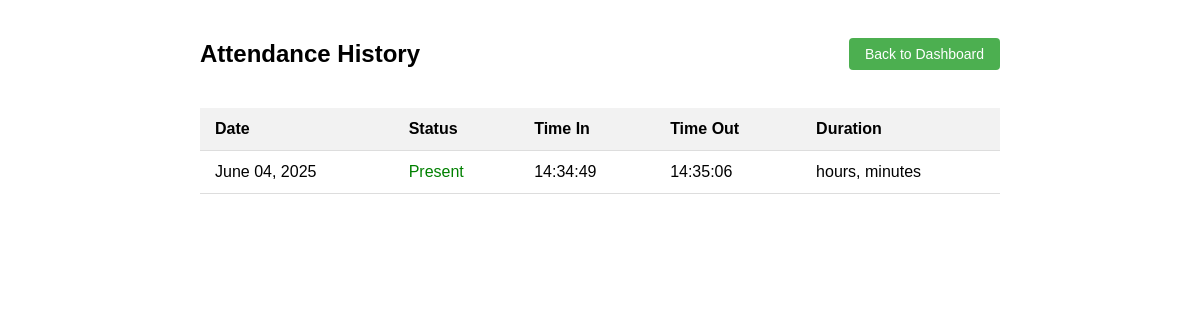
Page /history/ (signed in) on the committed database.
### attendance/models.py (models this page shows, shortened)
class Attendance(models.Model):
    user = models.ForeignKey(User, on_delete=models.CASCADE)
    date = models.DateField(default=timezone.now)
    time_in = models.TimeField(default=timezone.now)
    time_out = models.TimeField(null=True, blank=True)
    status = models.CharField(max_length=20, choices=[
        ('present', 'Present'),
        ('absent', 'Absent'),
        ('late', 'Late'),
    ], default='present')
    class Meta:
        unique_together = ['user', 'date']

### attendance/views.py (the view)
# urls.py: path('history/', views.attendance_history, name='attendance_history'),
@login_required(login_url='login')
def attendance_history(request):
    attendance_records = Attendance.objects.filter(user=request.user).order_by('-date')
    return render(request, 'attendance/history.html', {'attendance_records': attendance_records})

### attendance/templates/attendance/history.html (shortened to what this page needs)
<!DOCTYPE html>
<html>
<head>
</head>
<body>
    <div class="header">
        <h2>Attendance History</h2>
        <a href="{% url 'dashboard' %}" class="btn">Back to Dashboard</a>
    </div>
    {% if attendance_records %}
    <table>
        <thead>
            <tr>
                <th>Date</th>
                <th>Status</th>
                <th>Time In</th>
                <th>Time Out</th>
                <th>Duration</th>
            </tr>
        </thead>
        <tbody>
            {% for record in attendance_records %}
            <tr>
                <td>{{ record.date|date:"F d, Y" }}</td>
                <td class="{{ record.status }}">{{ record.status|title }}</td>
                <td>{{ record.time_in|time:"H:i:s" }}</td>
                <td>{% if record.time_out %}{{ record.time_out|time:"H:i:s" }}{% else %}Not marked{% endif %}</td>
                <td>
                    {% if record.time_out %}
                    {% with hours=record.time_out.hour|add:"-"|add:record.time_in.hour %}
                    {% with minutes=record.time_out.minute|add:"-"|add:record.time_in.minute %}
                    {{ hours }} hours, {{ minutes }} minutes
                    {% endwith %}
                    {% endwith %}
                    {% else %}
                    N/A
                    {% endif %}
                </td>
            </tr>
            {% endfor %}
        </tbody>
    </table>
    {% else %}
    <p>No attendance records found.</p>
    {% endif %}
</body>
</html>

### attendance/templates/attendance/history.html (style rules this page uses)
body { font-family: Arial, sans-serif; max-width: 800px; margin: 0 auto; padding: 20px; }
.header { display: flex; justify-content: space-between; align-items: center; margin-bottom: 20px; }
table { width: 100%; border-collapse: collapse; }
th, td { padding: 12px 15px; text-align: left; border-bottom: 1px solid #ddd; }
th { background-color: #f2f2f2; }
.btn { background-color: #4CAF50; border: none; color: white; padding: 8px 16px; text-align: center; text-decoration: none; display: inline-block; font-size: 14px; border-radius: 4px; cursor: pointer; }
.present { color: green; }

### rows in the picture
Attendance: date "June 04, 2025", status "Present", time_in "14:34:49", time_out "14:35:06"
